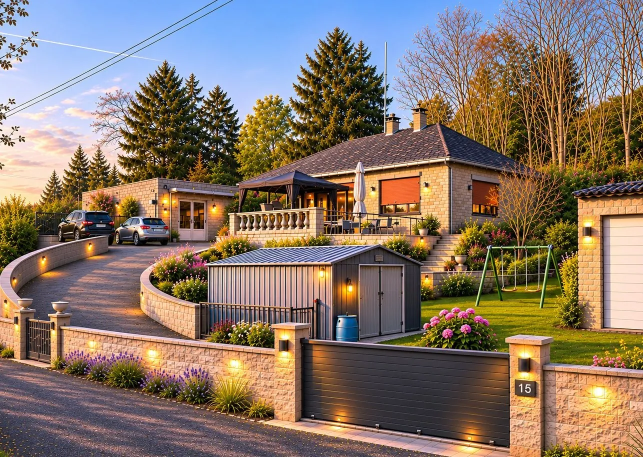
#> input picture custom_components/maison3d/www/maison3d-reference.webp, 1286 x 914 px (shown at 1/2 size); its folder holds 4 pictures in this run
$ python generate_responsive_images.py
#> lines starting #> are read from the running program, lines starting #| are printed output that depends on the picture
#!/usr/bin/env python3
"""Lighter copies (640 and 960 px wide, WebP q80) of the bundled photos.

The photo view and the barn interior photo use them through srcset/sizes
(photo-source.js: responsiveSrcset), so phones and small Lovelace cards do not
download the full-size file. Re-run after changing a bundled photo:

    python3 scripts/generate_responsive_images.py
"""
from __future__ import annotations

from pathlib import Path

ROOT = Path(__file__).resolve().parents[1]
WWW = ROOT / "custom_components" / "maison3d" / "www"
WIDTHS = (640, 960)
WEBP_QUALITY = 80


def sources() -> list[Path]:
    """Main photo, generated weather day/night photos and the barn interior photo."""
    images = WWW / "images"
    return [WWW / "maison3d-reference.webp", images / "grange-interieur.webp",
            *sorted(images.glob("*-jour.webp")), *sorted(images.glob("*-nuit.webp"))]


def main() -> None:
    from PIL import Image

    for source in sources():
        with Image.open(source) as image:
#> image is the input picture: PIL image 1286x914 RGB; mean R, G, B 133.8, 117.6, 105
            rgb = image.convert("RGB")
            for width in WIDTHS:
                height = round(rgb.height * width / rgb.width)
                target = source.with_name(f"{source.stem}-{width}.webp")
                rgb.resize((width, height), Image.LANCZOS).save(target, "WEBP", quality=WEBP_QUALITY, method=6)
                print(f"{target.relative_to(ROOT)} {target.stat().st_size // 1024} Ko")
#> this loop made 2 passes
#> pass 1, in main, `rgb.resize((width, height), Image.LANCZOS).save(target, "WEBP", qualit..`:
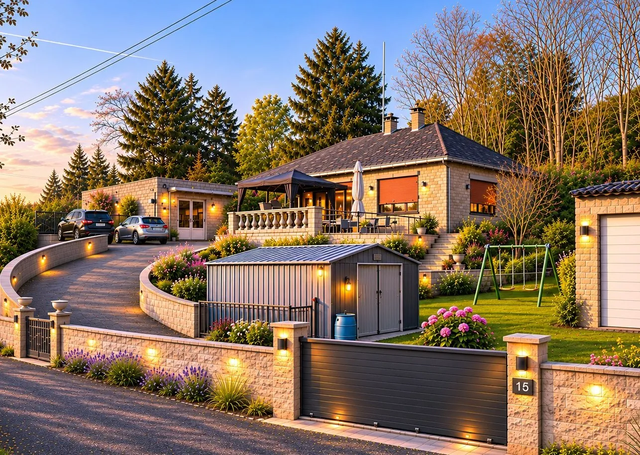
#> saved as maison3d-reference-640.webp: PIL image 640x455 RGB; mean R, G, B 133.8, 117.6, 105.1
#> pass 2, in main, `rgb.resize((width, height), Image.LANCZOS).save(target, "WEBP", qualit..`:
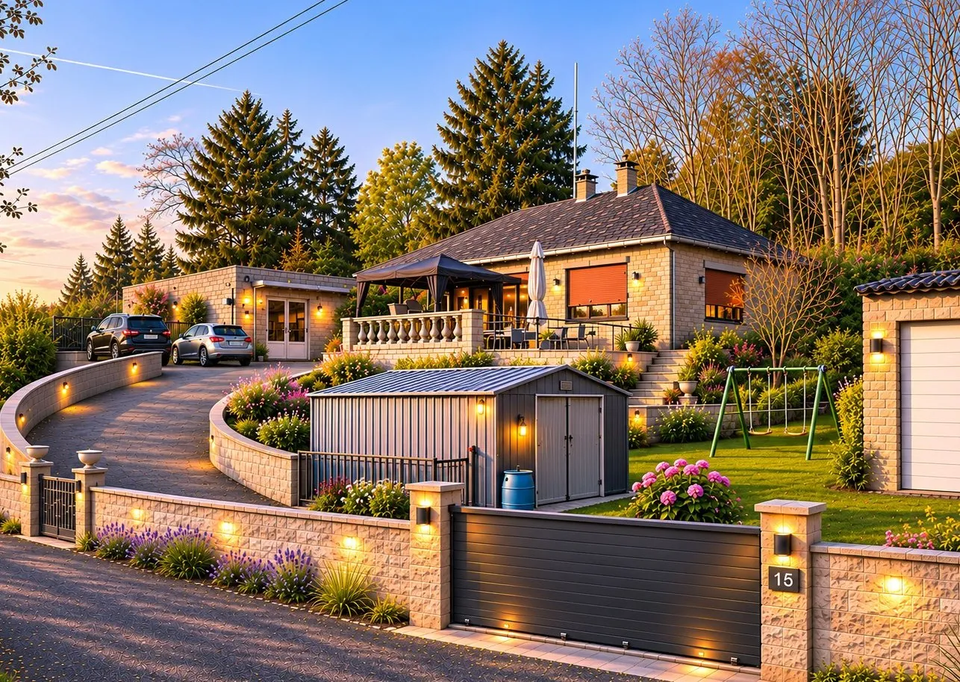
#> saved as maison3d-reference-960.webp: PIL image 960x682 RGB; mean R, G, B 133.8, 117.6, 105.1


if __name__ == "__main__":
#> (the run stopped early here; a loop or call above may not have finished)
